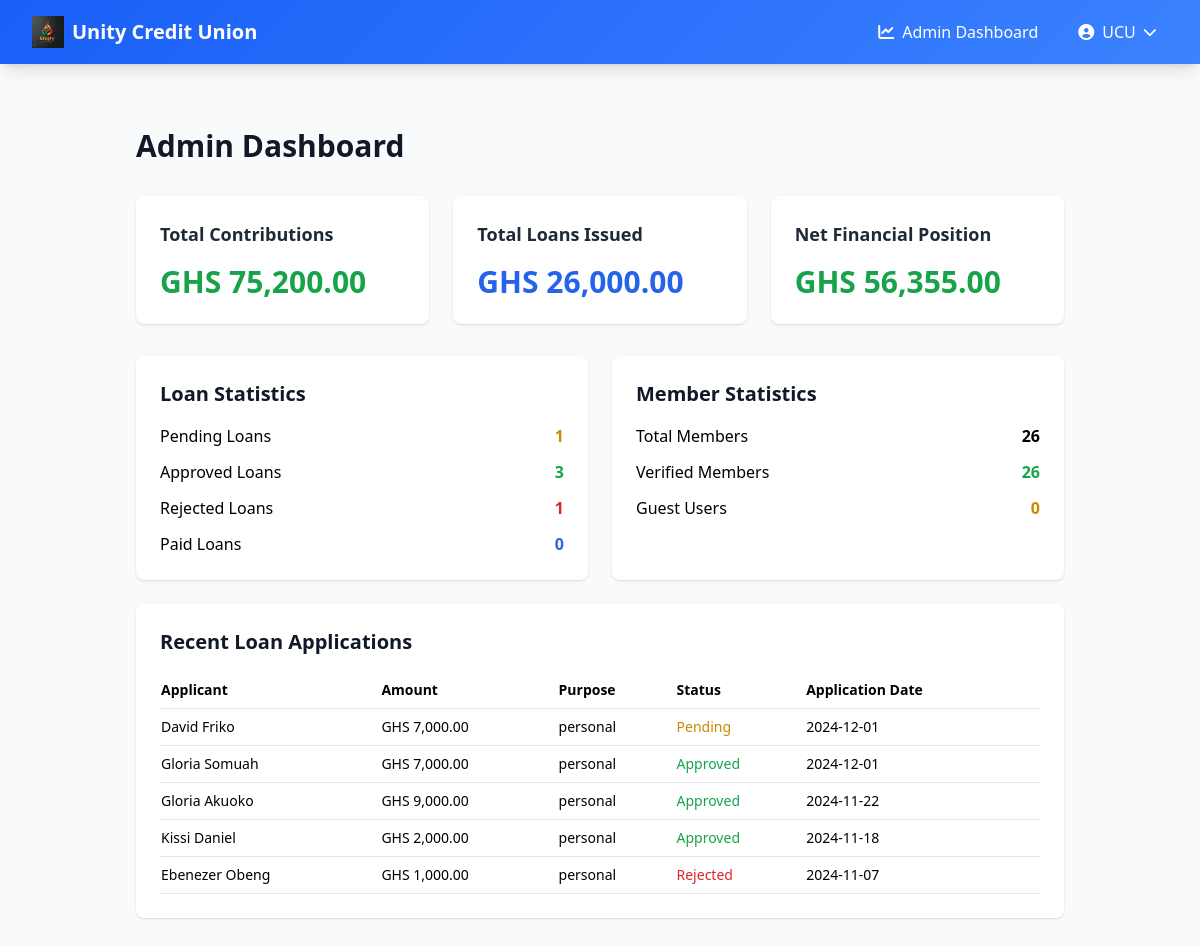
Page /admin/special (signed in) on the committed database.
### app.py (models this page shows, shortened)
class User(UserMixin, db.Model):
    __tablename__ = 'user'
    id = db.Column(db.Integer, primary_key=True)
    email = db.Column(db.String(120), unique=True, nullable=False)
    password_hash = db.Column(db.String(128), nullable=True)  # Made nullable
    is_verified = db.Column(db.Boolean, default=False)
    is_admin = db.Column(db.Boolean, default=False)
    is_guest = db.Column(db.Boolean, default=False)  # New field to identify non-member users
    national_id = db.Column(db.String(20), unique=True, nullable=False)
    account_number = db.Column(db.String(20), unique=True)
    first_name = db.Column(db.String(50), nullable=False)
    last_name = db.Column(db.String(50), nullable=False)
    other_names = db.Column(db.String(50), nullable=True)
    date_of_birth = db.Column(db.Date, nullable=False)
    occupation = db.Column(db.String(100), nullable=False)
    phone_number = db.Column(db.String(20), nullable=False)
    address = db.Column(db.String(200), nullable=False)
    city = db.Column(db.String(100), nullable=False)
    state = db.Column(db.String(100), nullable=False)
    country = db.Column(db.String(100), nullable=False)
    national_id_file = db.Column(db.String(255), nullable=True)
    passport_photo = db.Column(db.String(255), nullable=True)  # New field for passport photo
    contributions = db.relationship('Contribution', backref='user', lazy=True)
    loans = db.relationship('Loan', backref='user', lazy=True, foreign_keys='Loan.user_id')
    guarantees = db.relationship('Loan', backref='guarantor', lazy=True, foreign_keys='Loan.guarantor_id')

class Loan(db.Model):
    __tablename__ = 'loan'
    id = db.Column(db.Integer, primary_key=True)
    user_id = db.Column(db.Integer, db.ForeignKey('user.id'), nullable=False)
    amount = db.Column(db.Float, nullable=False)
    interest_rate = db.Column(db.Float, nullable=True)
    total_amount = db.Column(db.Float, nullable=True)
    amount_paid = db.Column(db.Float, default=0.0)
    remaining_amount = db.Column(db.Float, nullable=True)
    purpose = db.Column(db.String(200), nullable=False)
    guarantor_id = db.Column(db.Integer, db.ForeignKey('user.id'), nullable=False)
    term = db.Column(db.Integer, nullable=False)
    income = db.Column(db.Float, nullable=False)
    status = db.Column(db.String(20), default='pending')  # Status can now be: 'pending', 'approved', 'rejected', 'paid'
    application_date = db.Column(db.DateTime, default=datetime.utcnow)
    approval_date = db.Column(db.DateTime, nullable=True)
    repayment_date = db.Column(db.DateTime, nullable=True)
    paid_date = db.Column(db.DateTime, nullable=True)  # New column to track when loan was fully paid

### app.py (the view)
@app.route('/admin/special')
@login_required
def admin_special():
    if not current_user.is_admin:
        flash('You do not have permission to access this page.', 'error')
        return redirect(url_for('home'))
    total_contributions = db.session.query(
        func.coalesce(func.sum(Contribution.amount), 0)
    ).scalar()
    total_loans_amount = db.session.query(
        func.coalesce(func.sum(Loan.amount), 0)
    ).scalar()
    total_loans_paid = db.session.query(
        func.coalesce(func.sum(Loan.amount_paid), 0)
    ).scalar()
    loan_stats = {
        'pending_loans': Loan.query.filter_by(status='pending').count(),
        'approved_loans': Loan.query.filter_by(status='approved').count(),
        'rejected_loans': Loan.query.filter_by(status='rejected').count(),
        'paid_loans': Loan.query.filter_by(status='paid').count()
    }
    member_stats = {
        'total_members': User.query.filter_by(is_guest=False).count(),
        'verified_members': User.query.filter_by(is_verified=True, is_guest=False).count(),
        'guest_users': User.query.filter_by(is_guest=True).count()
    }
    monthly_contributions = db.session.query(
        func.strftime('%Y-%m-01', Contribution.date).label('month'),
        func.sum(Contribution.amount).label('total_amount')
    ).group_by(func.strftime('%Y-%m-01', Contribution.date)).order_by('month').all()
    recent_loans = Loan.query.order_by(Loan.application_date.desc()).limit(10).all()
    total_active_loans = db.session.query(
        func.coalesce(func.sum(Loan.remaining_amount), 0)
    ).filter(Loan.status == 'approved').scalar()
    financial_health = {
        'total_contributions': total_contributions,
        'total_loans_amount': total_loans_amount,
        'total_loans_paid': total_loans_paid,
        'active_loan_balance': total_active_loans,
        'net_position': total_contributions - total_active_loans
    }
    return render_template(
        'admin_special.html',
        total_contributions=total_contributions,
        total_loans_amount=total_loans_amount,
        loan_stats=loan_stats,
        member_stats=member_stats,
        monthly_contributions=monthly_contributions,
        recent_loans=recent_loans,
        financial_health=financial_health
    )

### app.py (called while the page is built)
@login_manager.user_loader
def load_user(user_id):
    return User.query.get(int(user_id))

### templates/admin_special.html
{% extends "base.html" %} {% block content %}
<div class="min-h-screen bg-gray-50 py-8 px-4 sm:px-6 lg:px-8">
  <div class="max-w-7xl mx-auto">
    <h1 class="text-3xl font-bold text-gray-900 mb-8">Admin Dashboard</h1>
    <div class="grid grid-cols-1 md:grid-cols-3 gap-6 mb-8">
      <div class="bg-white shadow rounded-lg p-6">
        <h2 class="text-lg font-semibold text-gray-800 mb-4">
          Total Contributions
        </h2>
        <div class="text-3xl font-bold text-green-600">
          GHS {{ "{:,.2f}".format(total_contributions) }}
        </div>
      </div>
      <div class="bg-white shadow rounded-lg p-6">
        <h2 class="text-lg font-semibold text-gray-800 mb-4">
          Total Loans Issued
        </h2>
        <div class="text-3xl font-bold text-blue-600">
          GHS {{ "{:,.2f}".format(total_loans_amount) }}
        </div>
      </div>
      <div class="bg-white shadow rounded-lg p-6">
        <h2 class="text-lg font-semibold text-gray-800 mb-4">
          Net Financial Position
        </h2>
        <div
          class="text-3xl font-bold {{ 'text-green-600' if financial_health.net_position > 0 else 'text-red-600' }}"
        >
          GHS {{ "{:,.2f}".format(financial_health.net_position) }}
        </div>
      </div>
    </div>
    <div class="grid grid-cols-1 md:grid-cols-2 gap-6">
      <div class="bg-white shadow rounded-lg p-6">
        <h2 class="text-xl font-semibold text-gray-900 mb-4">
          Loan Statistics
        </h2>
        <div class="space-y-3">
          <div class="flex justify-between">
            <span>Pending Loans</span>
            <span class="font-bold text-yellow-600"
              >{{ loan_stats.pending_loans }}</span
            >
          </div>
          <div class="flex justify-between">
            <span>Approved Loans</span>
            <span class="font-bold text-green-600"
              >{{ loan_stats.approved_loans }}</span
            >
          </div>
          <div class="flex justify-between">
            <span>Rejected Loans</span>
            <span class="font-bold text-red-600"
              >{{ loan_stats.rejected_loans }}</span
            >
          </div>
          <div class="flex justify-between">
            <span>Paid Loans</span>
            <span class="font-bold text-blue-600"
              >{{ loan_stats.paid_loans }}</span
            >
          </div>
        </div>
      </div>
      <div class="bg-white shadow rounded-lg p-6">
        <h2 class="text-xl font-semibold text-gray-900 mb-4">
          Member Statistics
        </h2>
        <div class="space-y-3">
          <div class="flex justify-between">
            <span>Total Members</span>
            <span class="font-bold">{{ member_stats.total_members }}</span>
          </div>
          <div class="flex justify-between">
            <span>Verified Members</span>
            <span class="font-bold text-green-600"
              >{{ member_stats.verified_members }}</span
            >
          </div>
          <div class="flex justify-between">
            <span>Guest Users</span>
            <span class="font-bold text-yellow-600"
              >{{ member_stats.guest_users }}</span
            >
          </div>
        </div>
      </div>
    </div>
    <div class="bg-white shadow rounded-lg p-6 mt-6">
      <h2 class="text-xl font-semibold text-gray-900 mb-4">
        Recent Loan Applications
      </h2>
      <table class="w-full text-sm text-left">
        <thead>
          <tr class="border-b">
            <th class="py-2">Applicant</th>
            <th class="py-2">Amount</th>
            <th class="py-2">Purpose</th>
            <th class="py-2">Status</th>
            <th class="py-2">Application Date</th>
          </tr>
        </thead>
        <tbody>
          {% for loan in recent_loans %}
          <tr class="border-b">
            <td class="py-2">
              {{ loan.user.first_name }} {{ loan.user.last_name }}
            </td>
            <td class="py-2">GHS {{ "{:,.2f}".format(loan.amount) }}</td>
            <td class="py-2">{{ loan.purpose }}</td>
            <td class="py-2">
              <span
                class="{{
                'text-yellow-600' if loan.status == 'pending' else
                'text-green-600' if loan.status == 'approved' else
                'text-red-600' if loan.status == 'rejected' else
                'text-blue-600'
              }}"
              >
                {{ loan.status.capitalize() }}
              </span>
            </td>
            <td class="py-2">
              {{ loan.application_date.strftime('%Y-%m-%d') }}
            </td>
          </tr>
          {% endfor %}
        </tbody>
      </table>
    </div>
  </div>
</div>
{% endblock %}

### templates/base.html (shortened to what this page needs)
<!DOCTYPE html>
<html lang="en">
  <head>
    <script src="https://cdn.tailwindcss.com"></script>
    <link
      href="https://cdnjs.cloudflare.com/ajax/libs/font-awesome/6.0.0/css/all.min.css"
      rel="stylesheet"
    />
  </head>
  <body
    class="bg-gray-50 min-h-screen flex flex-col"
    x-data="{ mobileMenuOpen: false }"
  >
    <nav class="gradient-bg shadow-lg relative z-50">
      <div class="max-w-7xl mx-auto px-4 sm:px-6 lg:px-8">
        <div class="flex justify-between h-16">
          <div class="flex items-center">
            <a href="{{ url_for('home') }}" class="flex items-center">
              <img
                src="{{ url_for('static', filename='images/unitylogo.jpg')}}"
                alt="Unity Credit Union Logo"
                class="h-8 w-auto mr-2"
              />
              <span class="text-white text-xl font-bold"
                >Unity Credit Union</span
              >
            </a>
          </div>
          <div class="hidden md:flex items-center space-x-4">
            {% if current_user.is_authenticated %} {% if current_user.is_admin
            %}
            <a
              href="{{ url_for('admin_dashboard') }}"
              class="text-white hover:text-primary-100 transition-colors duration-200 px-3 py-2 rounded-md hover:bg-primary-700"
            >
              <i class="fas fa-chart-line mr-2"></i>Admin Dashboard
            </a>
            {% endif %}
            <div class="relative" x-data="{ open: false }">
              <button
                @click="open = !open"
                @click.away="open = false"
                class="flex items-center text-white hover:text-primary-100 transition-colors duration-200 px-3 py-2 rounded-md hover:bg-primary-700"
              >
                <i class="fas fa-user-circle mr-2"></i>
                {{ current_user.first_name }}
                <i
                  class="fas fa-chevron-down ml-2 text-sm transition-transform"
                  :class="{ 'transform rotate-180': open }"
                ></i>
              </button>
            </div>
            {% endif %}
          </div>
        </div>
      </div>
    </nav>
    <main class="flex-grow container mx-auto px-4 py-8">
      {% block content %}{% endblock %}
    </main>
  </body>
</html>

### templates/base.html (style rules this page uses)
.gradient-bg { background: linear-gradient(135deg, #1a5ff7 0%, #3b82ff 100%); }

### rows in the picture
User: first_name "UCU"
Loan: user.first_name "David", user.last_name "Friko", amount "7,000.00", purpose "personal", status "Pending", application_date "2024-12-01"
Loan: user.first_name "Gloria", user.last_name "Somuah", amount "7,000.00", purpose "personal", status "Approved", application_date "2024-12-01"
Loan: user.first_name "Gloria", user.last_name "Akuoko", amount "9,000.00", purpose "personal", status "Approved", application_date "2024-11-22"
Loan: user.first_name "Kissi", user.last_name "Daniel", amount "2,000.00", purpose "personal", status "Approved", application_date "2024-11-18"
Loan: user.first_name "Ebenezer", user.last_name "Obeng", amount "1,000.00", purpose "personal", status "Rejected", application_date "2024-11-07"

### other values in the picture
{{ "{:,.2f}".format(total_contributions) }} "75,200.00"
{{ "{:,.2f}".format(total_loans_amount) }} "26,000.00"
{{ "{:,.2f}".format(financial_health.net_position) }} "56,355.00"
{{ loan_stats.pending_loans }} "1"
{{ loan_stats.approved_loans }} "3"
{{ loan_stats.rejected_loans }} "1"
{{ loan_stats.paid_loans }} "0"
{{ member_stats.total_members }} "26"
{{ member_stats.verified_members }} "26"
{{ member_stats.guest_users }} "0"
